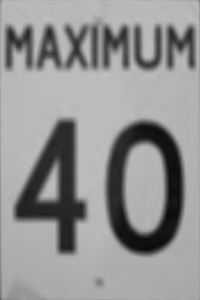
//> input picture speed_40.bmp, 200 x 300 px
$ ./classify_sign_template   (built with g++ and OpenCV 4)
//> lines starting //> are read from the running program, lines starting //| are printed output that depends on the picture; after the words box and inside, x2 and y2 are one past the last pixel; in counts of white or black regions, pixels touching at a corner belong together; pictures that were not available may be replaced by others from this repository, and a replacement may not be noted
#include "opencv2/core/core.hpp"
#include "opencv2/highgui/highgui.hpp"
#include "opencv2/imgproc/imgproc.hpp"
#include "opencv2/calib3d/calib3d.hpp"
#include <iostream>
#include <stdio.h>
#include <stdlib.h>

#define WARPED_XSIZE 200
#define WARPED_YSIZE 300
#define DEBUG 0

using namespace cv;
using namespace std;

Mat src; Mat src_gray, warped_result;
Mat speed_80, speed_40;
int canny_thresh = 154;

#define VERY_LARGE_VALUE 100000

#define NO_CLASSIFICATION    0
#define STOP_SIGN            1
#define SPEED_LIMIT_40_SIGN  2
#define SPEED_LIMIT_80_SIGN  3

/** @function main */
int main( int argc, char** argv)
{
	int sign_recog_result = NO_CLASSIFICATION;
	speed_40 = imread("speed_40.bmp", 0);
//> speed_40 is the input picture: 300 rows x 200 cols, CV_8UC1; min 10, max 194, mean 146.9
	speed_80 = imread("speed_80.bmp", 0);
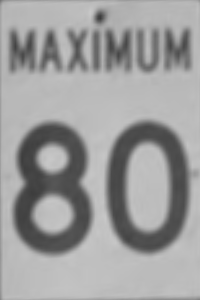
//> input picture speed_80.bmp, 200 x 300 px
//> speed_80 is the input picture: 300 rows x 200 cols, CV_8UC1; min 60, max 200, mean 157.1

	// you run your program on these three examples (uncomment the two lines below)
	string sign_name = "stop4";
	//string sign_name = "speedsign12";
	//string sign_name = "speedsign3";
	string final_sign_input_name = sign_name + ".jpg";
	string final_sign_output_name = sign_name + "_result" + ".jpg";

	/// Load source image and convert it to gray
	src = imread (final_sign_input_name, 1);
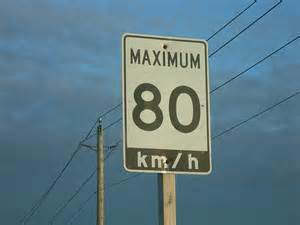
//> input picture speedsign12.jpg, 300 x 225 px, given in place of stop4.jpg, which was not available
//> src is the input picture: 225 rows x 300 cols, CV_8UC3; mean B, G, R 134.7, 122.9, 93.6

	/// Convert image to gray and blur it
	cvtColor(src, src_gray, COLOR_BGR2GRAY);
	blur(src_gray, src_gray, Size(3,3));
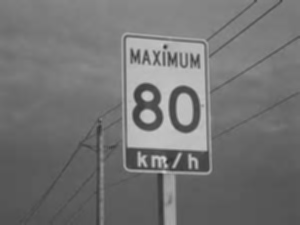
//> src_gray: 225 rows x 300 cols, CV_8UC1; min 46, max 207, mean 115.5
	warped_result = Mat(Size(WARPED_XSIZE, WARPED_YSIZE), src_gray.type());

	// here you add the code to do the recognition, and set the variable
	// sign_recog_result to one of STOP_SIGN, SPEED_LIMIT_40_SIGN, or SPEED_LIMIT_80_SIGN

	Mat canny_output;
	vector<vector<Point> > contours;
	vector<Vec4i> hierarchy;
	RNG rng(12345);
	vector<vector<Point2f> > contoursOut;

	Canny(src_gray, canny_output, canny_thresh, canny_thresh*2, 3); //Finds edges in an image using the [Canny86] algorithm.
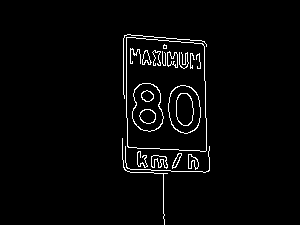
//> canny_output: 225 rows x 300 cols, CV_8UC1; 2.8% white in thin lines or dots, all inside (x1, y1, x2, y2) = (122, 34, 210, 225)
	findContours(canny_output, contours, hierarchy, RETR_EXTERNAL, CHAIN_APPROX_NONE, Point(0, 0)); //Finds contours in a binary image.
//> contours = 8 contours, 4 with area under 20; largest, box (x1, y1, x2, y2) and area: (126, 37, 207, 152) 8550, (151, 155, 168, 169) 124, (188, 154, 199, 170) 90, (172, 153, 182, 169) 56

	contoursOut.resize(contours.size());
//> contoursOut = 8 point lists
	for (int i = 0; i < contours.size(); ++i)
	{
		approxPolyDP(Mat(contours[i]), contoursOut[i], contours[i].size()*.05, true); //Approximates a polygonal curve(s) with the specified precision.
	}
//> this loop made 8 passes

#if DEBUG == 1
	for (int i = 0; i < contoursOut.size(); ++i)
		cout << contoursOut[i] << endl;
#endif

	/// Draw contours
#if DEBUG == 1
	Mat drawing = Mat::zeros(canny_output.size(), CV_8UC3);
	for (int i = 0; i < contours.size(); i++)
	{
		Scalar color = Scalar(rng.uniform(0, 255), rng.uniform(0,255), rng.uniform(0,255));
		drawContours(drawing, contours, i, color, 2, 8, hierarchy, 0, Point());
	}

	/// Show in a window
	namedWindow("Contours", WINDOW_AUTOSIZE);
	imshow("Contours", drawing);
	waitKey(0);
#endif

	//Find out the biggest contour on the image
	int index = 0;
	double area = 0;
	for (int i = 0; i < contours.size(); ++i)
	{
		if (contourArea(contours[i]) > area)
		{
			index = i;
			area = contourArea(contours[i]);
		}
	}
//> this loop made 8 passes
//> area on passes 1, 7: 123.5, 8549.5
//> after the loop, index = 6; area = 8549.5

	//if the biggest contour has 8 sides
	if (contoursOut[index].size() == 8)
	{

#if DEBUG == 1
		for (int j = 0; j < contoursOut.size(); ++j)
		{
			if (contoursOut[j].size() == 8)
			{
				Point2f *pt[8];
				for(int i = 0; i < 8; i++)
				{
					pt[i] = &contoursOut[j][i];
				}

				//drawing lines around the heptagon
				line(src, *pt[0], *pt[1], Scalar(0,0,255),4);
				line(src, *pt[1], *pt[2], Scalar(0,0,255),4);
				line(src, *pt[2], *pt[3], Scalar(0,0,255),4);
				line(src, *pt[3], *pt[4], Scalar(0,0,255),4);
				line(src, *pt[4], *pt[5], Scalar(0,0,255),4);
				line(src, *pt[5], *pt[6], Scalar(0,0,255),4);
				line(src, *pt[6], *pt[7], Scalar(0,0,255),4);
				line(src, *pt[7], *pt[0], Scalar(0,0,255),4);
			}
		}
#endif

		sign_recog_result = STOP_SIGN;
	}
	else
	{
		Mat dst;
		vector<Point2f> output(4);
		output[0] = Point(0, 0);
		output[1] = Point(0, speed_40.rows);
		output[2] = Point(speed_40.cols, speed_40.rows);
		output[3] = Point(speed_40.cols, 0);

		for (int j = 1; j <= 4; ++j) {
			std::rotate(contoursOut[index].begin(), contoursOut[index].begin()+1, contoursOut[index].end());

			Mat M = getPerspectiveTransform(contoursOut[index], output); //Calculates a perspective transform from four pairs of the corresponding points.
			warpPerspective(src_gray, dst, M, speed_40.size()); //Applies a perspective transformation to an image.

			Mat diff40 = dst != speed_40;
			Mat diff80 = dst != speed_80;

#if DEBUG == 1
			char* source_window = "Result";
			namedWindow(source_window, WINDOW_AUTOSIZE);
			imshow(source_window, dst);
			waitKey(0);
#endif

			if (countNonZero(diff80) == 0)
			{
				sign_recog_result = SPEED_LIMIT_80_SIGN;
				break;
			}

			if (countNonZero(diff40) == 0)
			{
				sign_recog_result = SPEED_LIMIT_40_SIGN;
				break;
			}
		}
//> this loop made 4 passes
//> pass 1, `Mat diff80 = dst != speed_80;`:
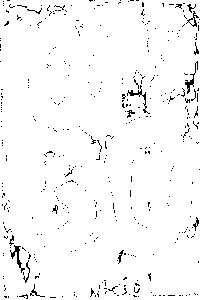
//> diff80: 300 rows x 200 cols, CV_8UC1; 97.1% white; black in thin lines or dots
//> pass 2, `warpPerspective(src_gray, dst, M, speed_40.size());`:
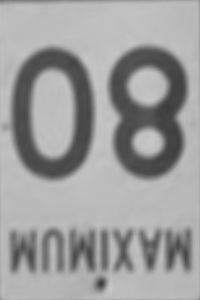
//> dst: 300 rows x 200 cols, CV_8UC1; min 60, max 200, mean 157.1
	}

	string text;
	if (sign_recog_result == SPEED_LIMIT_40_SIGN) text = "Speed 40";
	else if (sign_recog_result == SPEED_LIMIT_80_SIGN) text = "Speed 80";
	else if (sign_recog_result == STOP_SIGN) text = "Stop";
	else if (sign_recog_result == NO_CLASSIFICATION) text = "No Result";

	int fontFace = FONT_HERSHEY_SCRIPT_SIMPLEX;
	double fontScale = 2;
	int thickness = 3;
	cv::Point textOrg(10, 130);
	cv::putText(src, text, textOrg, fontFace, fontScale, Scalar::all(255), thickness,8);
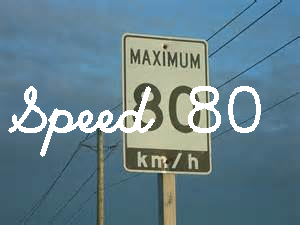
//> src: 225 rows x 300 cols, CV_8UC3; 5.24% of pixels changed, all inside (x1, y1, x2, y2) = (8, 86, 261, 157)

	/// Create Window
	char* source_window = "Result";
	namedWindow(source_window, WINDOW_AUTOSIZE);
	imshow(source_window, src);
	imwrite(final_sign_output_name, src);

	waitKey(0);

    return(0);
}
